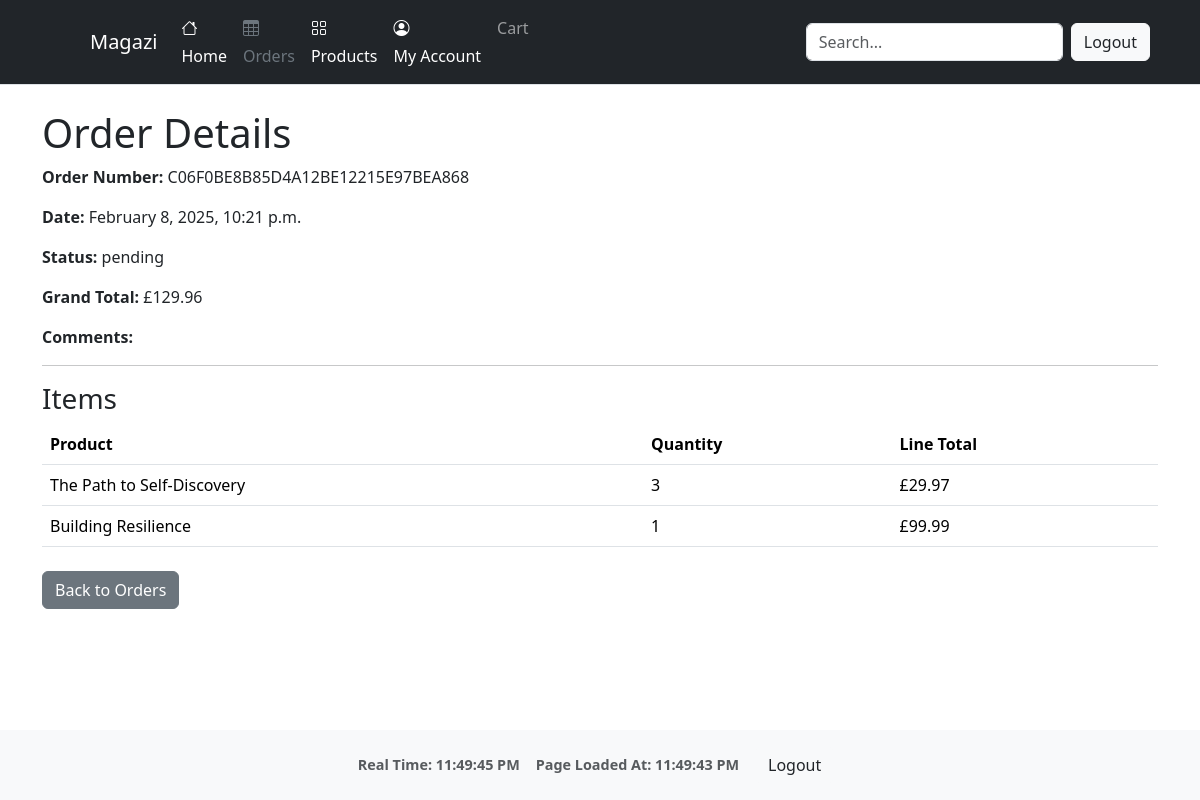
/orders/detail/C06F0BE8B85D4A12BE12215E97BEA868/ (signed in), run on the app's committed database.
### orders/models.py (models this page shows, shortened)
class Order(models.Model):
    order_number = models.CharField(max_length=32, null=False, editable=False)
    user = models.ForeignKey(settings.AUTH_USER_MODEL, on_delete=models.SET_NULL, null=True, blank=True)
    full_name = models.CharField(max_length=50, null=False, blank=False)
    email = models.EmailField(max_length=254, null=False, blank=False)
    phone_number = models.CharField(max_length=20, null=False, blank=False)
    country = CountryField(blank_label='Country *', null=False, blank=False)
    postcode = models.CharField(max_length=20, null=True, blank=True)
    town_or_city = models.CharField(max_length=40, null=False, blank=False)
    street_address1 = models.CharField(max_length=80, null=False, blank=False)
    street_address2 = models.CharField(max_length=80, null=True, blank=True)
    county = models.CharField(max_length=80, null=True, blank=True)
    date = models.DateTimeField(auto_now_add=True)
    delivery_cost = models.DecimalField(max_digits=6, decimal_places=2, null=False, default=0)
    order_total = models.DecimalField(max_digits=10, decimal_places=2, null=False, default=0)
    grand_total = models.DecimalField(max_digits=10, decimal_places=2, null=False, default=0)
    stripe_pid = models.CharField(max_length=254, null=False, blank=False, default='')
    status = models.CharField(max_length=20, default='pending')  # e.g. pending, delivered, canceled
    comments = models.TextField(blank=True)

class OrderLineItem(models.Model):
    order = models.ForeignKey('orders.Order', null=False, blank=False, on_delete=models.CASCADE, related_name='lineitems')
    product = models.ForeignKey(Product, null=False, blank=False, on_delete=models.CASCADE)
    quantity = models.IntegerField(null=False, blank=False, default=0)
    lineitem_total = models.DecimalField(max_digits=6, decimal_places=2, null=False, blank=False, editable=False)

### products/models.py (models this page shows, shortened)
class Product(models.Model):
    name = models.CharField(max_length=255)
    description = models.TextField()
    price = models.DecimalField(max_digits=10, decimal_places=2)
    image = models.ImageField(upload_to='product_images/', null=True, blank=True)
    stock = models.PositiveIntegerField(default=0)
    digital_file = models.FileField(upload_to='digital_products/', blank=True, null=True)
    created_at = models.DateTimeField(auto_now_add=True)
    updated_at = models.DateTimeField(auto_now=True)

### orders/views.py (the view)
# urls.py: path('detail/<str:order_number>/', views.order_detail, name='order_detail'),
@login_required
def order_detail(request, order_number):
    if request.user.is_staff or request.user.groups.filter(name="seller").exists():
        order = get_object_or_404(Order, order_number=order_number)
    else:
        order = get_object_or_404(Order, order_number=order_number, user=request.user)
    return render(request, 'orders/order_detail.html', {'order': order})

### cart/context.py (called while the page is built, shortened)
def cart_summary(request):
    cart = request.session.get('cart', {})
    cart_items = []
    total = 0
    return {'cart_total': total, 'cart_items': cart_items}

### orders/templates/orders/order_detail.html (shortened to what this page needs)
{% extends "base.html" %}
{% block content %}
<div class="container my-4">
    <h1>Order Details</h1>
    <p><strong>Order Number:</strong> {{ order.order_number }}</p>
    <p><strong>Date:</strong> {{ order.date|date:"F j, Y, g:i a" }}</p>
    <p><strong>Status:</strong> {{ order.status }}</p>
    <p><strong>Grand Total:</strong> £{{ order.grand_total }}</p>
    <p><strong>Comments:</strong> {{ order.comments }}</p>
    <hr>
    <h3>Items</h3>
    <table class="table">
        <thead>
            <tr>
                <th>Product</th>
                <th>Quantity</th>
                <th>Line Total</th>
            </tr>
        </thead>
        <tbody>
            {% for item in order.lineitems.all %}
            <tr>
                <td>{{ item.product.name }}</td>
                <td>{{ item.quantity }}</td>
                <td>£{{ item.lineitem_total }}</td>
            </tr>
            {% endfor %}
        </tbody>
    </table>
    <div class="mt-4">
        <a href="{% url 'orders:my_orders' %}" class="btn btn-secondary">Back to Orders</a>
    </div>
</div>
{% endblock %}

### static/css/base_style.css (style rules this page uses)
html, body { min-height: 100vh; margin: 0; display: flex; flex-direction: column; }

### data on the page
Order: order_number "C06F0BE8B85D4A12BE12215E97BEA868", date "February 8, 2025, 10:21 p.m.", status "pending", grand_total "129.96"
OrderLineItem: product.name "The Path to Self-Discovery", quantity "3", lineitem_total "29.97"
OrderLineItem: product.name "Building Resilience", quantity "1", lineitem_total "99.99"
